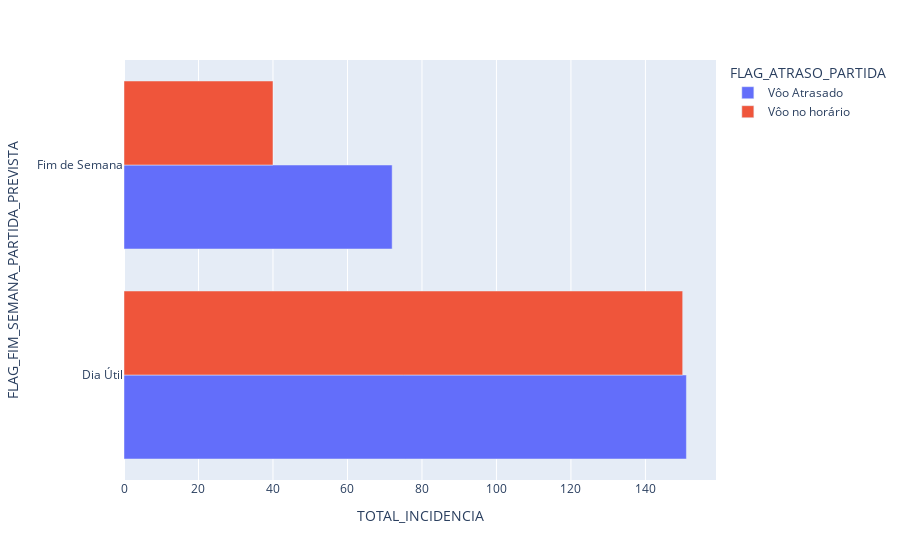

Notebook cell for this chart:
### Code cell
fig = px.bar(
    dataframe,
    x='TOTAL_INCIDENCIA',
    y='FLAG_FIM_SEMANA_PARTIDA_PREVISTA',
    color='FLAG_ATRASO_PARTIDA',
    barmode='group'
)
fig.show()

### Figure 1 — Plotly figure (JSON) as saved in the notebook; plotly's stock layout.template omitted (floating-point values rounded to 4 significant figures)
{"data": [{"alignmentgroup": "True", "hovertemplate": "FLAG_ATRASO_PARTIDA=Vôo Atrasado<br>TOTAL_INCIDENCIA=%{x}<br>FLAG_FIM_SEMANA_PARTIDA_PREVISTA=%{y}<extra></extra>", "legendgroup": "Vôo Atrasado", "marker": {"color": "#636efa", "pattern": {"shape": ""}}, "name": "Vôo Atrasado", "offsetgroup": "Vôo Atrasado", "orientation": "h", "showlegend": true, "textposition": "auto", "type": "bar", "x": [151, 72], "xaxis": "x", "y": ["Dia Útil", "Fim de Semana"], "yaxis": "y"}, {"alignmentgroup": "True", "hovertemplate": "FLAG_ATRASO_PARTIDA=Vôo no horário<br>TOTAL_INCIDENCIA=%{x}<br>FLAG_FIM_SEMANA_PARTIDA_PREVISTA=%{y}<extra></extra>", "legendgroup": "Vôo no horário", "marker": {"color": "#EF553B", "pattern": {"shape": ""}}, "name": "Vôo no horário", "offsetgroup": "Vôo no horário", "orientation": "h", "showlegend": true, "textposition": "auto", "type": "bar", "x": [150, 40], "xaxis": "x", "y": ["Dia Útil", "Fim de Semana"], "yaxis": "y"}], "layout": {"barmode": "group", "legend": {"title": {"text": "FLAG_ATRASO_PARTIDA"}, "tracegroupgap": 0}, "margin": {"t": 60}, "xaxis": {"anchor": "y", "domain": [0, 1], "title": {"text": "TOTAL_INCIDENCIA"}}, "yaxis": {"anchor": "x", "domain": [0, 1], "title": {"text": "FLAG_FIM_SEMANA_PARTIDA_PREVISTA"}}}}
